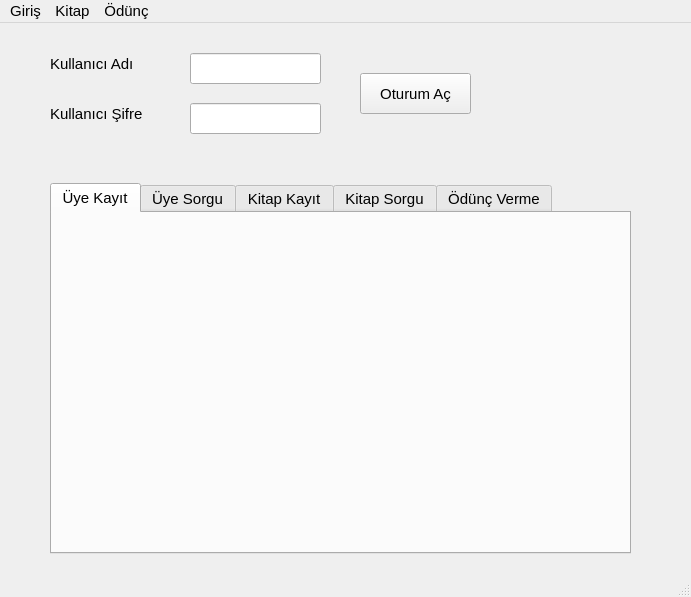
<?xml version="1.0" encoding="UTF-8"?>
<ui version="4.0">
 <class>MainWindow</class>
 <widget class="QMainWindow" name="MainWindow">
  <property name="geometry">
   <rect>
    <x>0</x>
    <y>0</y>
    <width>691</width>
    <height>597</height>
   </rect>
  </property>
  <property name="font">
   <font>
    <pointsize>11</pointsize>
   </font>
  </property>
  <property name="windowTitle">
   <string>MainWindow</string>
  </property>
  <widget class="QWidget" name="centralwidget">
   <widget class="QTabWidget" name="tabWidget">
    <property name="geometry">
     <rect>
      <x>50</x>
      <y>160</y>
      <width>581</width>
      <height>371</height>
     </rect>
    </property>
    <property name="font">
     <font>
      <pointsize>11</pointsize>
     </font>
    </property>
    <property name="currentIndex">
     <number>0</number>
    </property>
    <widget class="QWidget" name="tab">
     <attribute name="title">
      <string>Üye Kayıt</string>
     </attribute>
    </widget>
    <widget class="QWidget" name="tab_2">
     <attribute name="title">
      <string>Üye Sorgu</string>
     </attribute>
    </widget>
    <widget class="QWidget" name="tab_3">
     <attribute name="title">
      <string>Kitap Kayıt</string>
     </attribute>
    </widget>
    <widget class="QWidget" name="tab_4">
     <attribute name="title">
      <string>Kitap Sorgu</string>
     </attribute>
    </widget>
    <widget class="QWidget" name="tab_5">
     <attribute name="title">
      <string>Ödünç Verme</string>
     </attribute>
     <widget class="QLabel" name="label_3">
      <property name="geometry">
       <rect>
        <x>40</x>
        <y>30</y>
        <width>121</width>
        <height>51</height>
       </rect>
      </property>
      <property name="text">
       <string>Kitap ID:</string>
      </property>
     </widget>
     <widget class="QLabel" name="label_4">
      <property name="geometry">
       <rect>
        <x>50</x>
        <y>100</y>
        <width>81</width>
        <height>41</height>
       </rect>
      </property>
      <property name="text">
       <string>Üye ID:</string>
      </property>
     </widget>
     <widget class="QLineEdit" name="edtOdncKitap">
      <property name="geometry">
       <rect>
        <x>170</x>
        <y>40</y>
        <width>151</width>
        <height>31</height>
       </rect>
      </property>
     </widget>
     <widget class="QLineEdit" name="edtOdncUyeId">
      <property name="geometry">
       <rect>
        <x>170</x>
        <y>100</y>
        <width>151</width>
        <height>31</height>
       </rect>
      </property>
     </widget>
     <widget class="QPushButton" name="btnOduncVer">
      <property name="geometry">
       <rect>
        <x>110</x>
        <y>220</y>
        <width>161</width>
        <height>41</height>
       </rect>
      </property>
      <property name="text">
       <string>Odunc Ver</string>
      </property>
     </widget>
     <widget class="QLabel" name="label_5">
      <property name="geometry">
       <rect>
        <x>50</x>
        <y>170</y>
        <width>55</width>
        <height>16</height>
       </rect>
      </property>
      <property name="text">
       <string>Süre</string>
      </property>
     </widget>
     <widget class="QLineEdit" name="edtOdncSure">
      <property name="geometry">
       <rect>
        <x>170</x>
        <y>160</y>
        <width>151</width>
        <height>31</height>
       </rect>
      </property>
     </widget>
    </widget>
   </widget>
   <widget class="QLabel" name="label">
    <property name="geometry">
     <rect>
      <x>50</x>
      <y>20</y>
      <width>131</width>
      <height>41</height>
     </rect>
    </property>
    <property name="text">
     <string>Kullanıcı Adı</string>
    </property>
   </widget>
   <widget class="QLabel" name="label_2">
    <property name="geometry">
     <rect>
      <x>50</x>
      <y>80</y>
      <width>111</width>
      <height>21</height>
     </rect>
    </property>
    <property name="text">
     <string>Kullanıcı Şifre</string>
    </property>
   </widget>
   <widget class="QLineEdit" name="edtUyeAd">
    <property name="geometry">
     <rect>
      <x>190</x>
      <y>30</y>
      <width>131</width>
      <height>31</height>
     </rect>
    </property>
   </widget>
   <widget class="QLineEdit" name="edtUyeSifre">
    <property name="geometry">
     <rect>
      <x>190</x>
      <y>80</y>
      <width>131</width>
      <height>31</height>
     </rect>
    </property>
   </widget>
   <widget class="QPushButton" name="btnOturum">
    <property name="geometry">
     <rect>
      <x>360</x>
      <y>50</y>
      <width>111</width>
      <height>41</height>
     </rect>
    </property>
    <property name="text">
     <string>Oturum Aç</string>
    </property>
   </widget>
  </widget>
  <widget class="QMenuBar" name="menubar">
   <property name="geometry">
    <rect>
     <x>0</x>
     <y>0</y>
     <width>691</width>
     <height>31</height>
    </rect>
   </property>
   <widget class="QMenu" name="menuGiri">
    <property name="title">
     <string>Giriş</string>
    </property>
    <addaction name="actionUye_Kayit"/>
    <addaction name="action_ye_Sorgu"/>
   </widget>
   <widget class="QMenu" name="menuKitap">
    <property name="title">
     <string>Kitap</string>
    </property>
    <addaction name="actionKitap_Kayit"/>
    <addaction name="actionKitap_Sorgu"/>
   </widget>
   <widget class="QMenu" name="menu_d_n">
    <property name="title">
     <string>Ödünç</string>
    </property>
    <addaction name="actionOduncVer"/>
    <addaction name="actionOduncAl"/>
   </widget>
   <addaction name="menuGiri"/>
   <addaction name="menuKitap"/>
   <addaction name="menu_d_n"/>
  </widget>
  <widget class="QStatusBar" name="statusbar"/>
  <action name="actionUye_Kayit">
   <property name="text">
    <string>Üye Kayıt</string>
   </property>
  </action>
  <action name="action_ye_Sorgu">
   <property name="text">
    <string>Üye Sorgu</string>
   </property>
  </action>
  <action name="actionKitap_Kayit">
   <property name="text">
    <string>Kitap Kayıt</string>
   </property>
  </action>
  <action name="actionKitap_Sorgu">
   <property name="text">
    <string>Kitap Sorgu</string>
   </property>
  </action>
  <action name="actionOduncVer">
   <property name="text">
    <string>Ödünç Ver</string>
   </property>
  </action>
  <action name="actionOduncAl">
   <property name="text">
    <string>Ödünç Al</string>
   </property>
  </action>
 </widget>
 <resources/>
 <connections/>
</ui>
